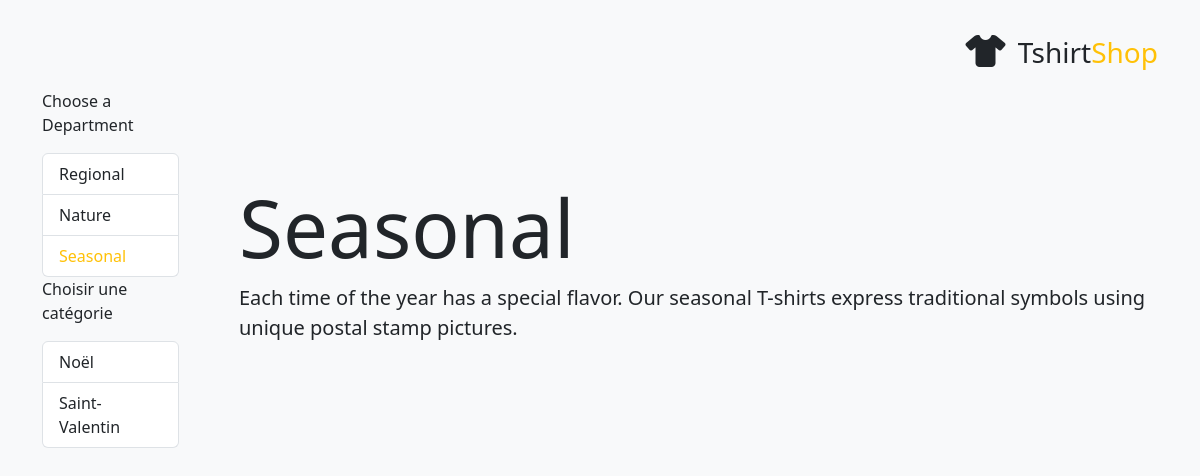
The page /index.php?DepartmentId=3 on the database its author committed.
### tables this page shows
CREATE TABLE `department` (
  `department_id` int(11) NOT NULL,
  `name` varchar(100) NOT NULL,
  `description` varchar(1000) DEFAULT NULL
);

CREATE TABLE `category` (
  `category_id` int(11) NOT NULL,
  `department_id` int(11) NOT NULL,
  `name` varchar(100) NOT NULL,
  `description` varchar(1000) DEFAULT NULL
);

### index.php (called while the page is built, shortened)
<?php
require_once BUSINESS_DIR . 'database_handler.php';
$application = new Application();
$application->display('store_front.tpl');

### business/database_handler.php (called while the page is built, shortened)
<?php
class DatabaseHandler
{
    private static $_mHandler;
    private static function GetHandler()
    {
        if (!isset(self::$_mHandler)) {
            try {
                self::$_mHandler =
                    new PDO(
                        PDO_DSN,
                        DB_USERNAME,
                        DB_PASSWORD,
                        array(PDO::ATTR_PERSISTENT => DB_PERSISTENCY)
                    );
                self::$_mHandler->setAttribute(
                    PDO::ATTR_ERRMODE,
                    PDO::ERRMODE_EXCEPTION
                );
            } catch (PDOException $e) {
                self::Close();
                trigger_error($e->getMessage(), E_USER_ERROR);
            }
        }
        return self::$_mHandler;
    }
    public static function GetAll(
        $sqlQuery,
        $params = null,
        $fetchStyle = PDO::FETCH_ASSOC
    ) {
        $result = null;
        try {
            $database_handler = self::GetHandler();
            $statement_handler = $database_handler->prepare($sqlQuery);
            $statement_handler->execute($params);
            $result = $statement_handler->fetchAll($fetchStyle);
        }
        catch (PDOException $e) {
            self::Close();
            trigger_error($e->getMessage(), E_USER_ERROR);
        }
        return $result;
    }
    public static function GetRow(
        $sqlQuery,
        $params = null,
        $fetchStyle = PDO::FETCH_ASSOC
    ) {
        $result = null;
        try {
            $database_handler = self::GetHandler();
            $statement_handler = $database_handler->prepare($sqlQuery);
            $statement_handler->execute($params);
            $result = $statement_handler->fetch($fetchStyle);
        }
        catch (PDOException $e) {
            self::Close();
            trigger_error($e->getMessage(), E_USER_ERROR);
        }
        return $result;
    }
    public static function Close()
    {
        self::$_mHandler = null;
    }
}

### business/catalog.php (called while the page is built, shortened)
<?php
class Catalog
{
  public static function GetDepartments()
  {
    $sql = 'CALL catalog_get_departments_list()';
    return DatabaseHandler::GetAll($sql);
  }
  public static function GetDepartmentDetails($departmentId)
  {
    $sql = 'CALL catalog_get_department_details(:department_id)';
    $params = array(':department_id' => $departmentId);
    return DatabaseHandler::GetRow($sql, $params);
  }
  public static function GetCategoriesInDepartment($departmentId)
  {
    $sql = 'CALL catalog_get_categories_list(:department_id)';
    $params = array(':department_id' => $departmentId);
    return DatabaseHandler::GetAll($sql, $params);
  }
}

### presentation/departments_list.php (called while the page is built, shortened)
<?php
class DepartmentsList
{
    public function init()
    {
        $this->mDepartments = Catalog::GetDepartments();
    }
}

### presentation/smarty_plugins/function.load_presentation_object.php (called while the page is built, shortened)
<?php
function smarty_function_load_presentation_object($params, $smarty)
{
    $obj = new $className();
    if (method_exists($obj, 'init')) {
        $obj->init();
    }
}

### presentation/categories_list.php (called while the page is built, shortened)
<?php
class CategoriesList
{
  public $mSelectedDepartment = 0;
  public function __construct()
  {
    if (!isset($_GET['ProductId'])) {
      if (isset($_GET['DepartmentId']))
        $this->mSelectedDepartment = (int)$_GET['DepartmentId'];
      else
        trigger_error('DepartmentId non défini');
    }
  }
  public function init()
  {
    $this->mCategories =
      Catalog::GetCategoriesInDepartment($this->mSelectedDepartment);
  }
}

### presentation/department.php (called while the page is built, shortened)
<?php
class Department
{
  private $_mDepartmentId;
  public function __construct()
  {
    if (isset ($_GET['DepartmentId']))
      $this->_mDepartmentId = (int)$_GET['DepartmentId'];
    else
      trigger_error('DepartmentId not set');
  }
  public function init()
  {
    $department_details =
      Catalog::GetDepartmentDetails($this->_mDepartmentId);
    $this->mName = $department_details['name'];
    $this->mDescription = $department_details['description'];
  }
}
?>

### presentation/templates_c/%%A5^A5A^A5A1C73D%%departments_list.tpl.php (the view, shortened to what this page needs)
<?php echo smarty_function_load_presentation_object(array('filename' => 'departments_list','assign' => 'obj'), $this);?>
<div class="box">
  <p class="box-title">Choose a Department</p>
  <ul class="list-group">
        <?php unset($this->_sections['i']);
$this->_sections['i']['name'] = 'i';
$this->_sections['i']['loop'] = is_array($_loop=$this->_tpl_vars['obj']->mDepartments) ? count($_loop) : max(0, (int)$_loop); unset($_loop);
$this->_sections['i']['show'] = true;
$this->_sections['i']['max'] = $this->_sections['i']['loop'];
$this->_sections['i']['step'] = 1;
$this->_sections['i']['start'] = $this->_sections['i']['step'] > 0 ? 0 : $this->_sections['i']['loop']-1;
if ($this->_sections['i']['show']) {
    $this->_sections['i']['total'] = $this->_sections['i']['loop'];
} else
    $this->_sections['i']['total'] = 0;
if ($this->_sections['i']['show']):
            for ($this->_sections['i']['index'] = $this->_sections['i']['start'], $this->_sections['i']['iteration'] = 1;
                 $this->_sections['i']['iteration'] <= $this->_sections['i']['total'];
                 $this->_sections['i']['index'] += $this->_sections['i']['step'], $this->_sections['i']['iteration']++):
$this->_sections['i']['rownum'] = $this->_sections['i']['iteration'];
$this->_sections['i']['index_prev'] = $this->_sections['i']['index'] - $this->_sections['i']['step'];
$this->_sections['i']['index_next'] = $this->_sections['i']['index'] + $this->_sections['i']['step'];
$this->_sections['i']['first']      = ($this->_sections['i']['iteration'] == 1);
$this->_sections['i']['last']       = ($this->_sections['i']['iteration'] == $this->_sections['i']['total']);
?>
      <li class="list-group-item list-group-item-action">
                <a <?php echo $this->_tpl_vars['selected']; ?>
 href="<?php echo $this->_tpl_vars['obj']->mDepartments[$this->_sections['i']['index']]['link_to_department']; ?>
" class="text-decoration-none text-dark">
          <?php echo $this->_tpl_vars['obj']->mDepartments[$this->_sections['i']['index']]['name']; ?>
        </a>
      </li>
    <?php endfor; endif; ?>
  </ul>
</div>

### presentation/templates_c/%%D3^D37^D37CBFF6%%categories_list.tpl.php (shortened to what this page needs)
<?php echo smarty_function_load_presentation_object(array('filename' => 'categories_list','assign' => 'obj'), $this);?>
<div class="box">
  <p class="box-title">Choisir une catégorie</p>
  <ul class="list-group">
  <?php unset($this->_sections['i']);
$this->_sections['i']['name'] = 'i';
$this->_sections['i']['loop'] = is_array($_loop=$this->_tpl_vars['obj']->mCategories) ? count($_loop) : max(0, (int)$_loop); unset($_loop);
$this->_sections['i']['show'] = true;
$this->_sections['i']['max'] = $this->_sections['i']['loop'];
$this->_sections['i']['step'] = 1;
$this->_sections['i']['start'] = $this->_sections['i']['step'] > 0 ? 0 : $this->_sections['i']['loop']-1;
if ($this->_sections['i']['show']) {
    $this->_sections['i']['total'] = $this->_sections['i']['loop'];
} else
    $this->_sections['i']['total'] = 0;
if ($this->_sections['i']['show']):
            for ($this->_sections['i']['index'] = $this->_sections['i']['start'], $this->_sections['i']['iteration'] = 1;
                 $this->_sections['i']['iteration'] <= $this->_sections['i']['total'];
                 $this->_sections['i']['index'] += $this->_sections['i']['step'], $this->_sections['i']['iteration']++):
$this->_sections['i']['rownum'] = $this->_sections['i']['iteration'];
$this->_sections['i']['index_prev'] = $this->_sections['i']['index'] - $this->_sections['i']['step'];
$this->_sections['i']['index_next'] = $this->_sections['i']['index'] + $this->_sections['i']['step'];
$this->_sections['i']['first']      = ($this->_sections['i']['iteration'] == 1);
$this->_sections['i']['last']       = ($this->_sections['i']['iteration'] == $this->_sections['i']['total']);
?>
    <li class="list-group-item list-group-item-action">
      <a <?php echo $this->_tpl_vars['selected']; ?>
 href="<?php echo $this->_tpl_vars['obj']->mCategories[$this->_sections['i']['index']]['link_to_category']; ?>
" class="text-decoration-none text-dark">
        <?php echo $this->_tpl_vars['obj']->mCategories[$this->_sections['i']['index']]['name']; ?>
      </a>
    </li>
  <?php endfor; endif; ?>
  </ul>
</div>

### presentation/templates_c/%%69^691^6917ADC1%%department.tpl.php (shortened to what this page needs)
<?php echo smarty_function_load_presentation_object(array('filename' => 'department','assign' => 'obj'), $this);?>
<h1 class="display-1"><?php echo $this->_tpl_vars['obj']->mName; ?>
</h1>
<p class="lead"><?php echo $this->_tpl_vars['obj']->mDescription; ?>
</p>

### styles/tshirtshop.css (style rules this page uses)
body { font-size: 85%; font-family: "georgia"; }

### rows shown on the page
department: name "Regional"
department: name "Nature"
department: name "Seasonal", description "Each time of the year has a special flavor. Our seasonal T-shirts express traditional symbols using unique postal stamp pictures."
category: name "Noël"
category: name "Saint-Valentin"
